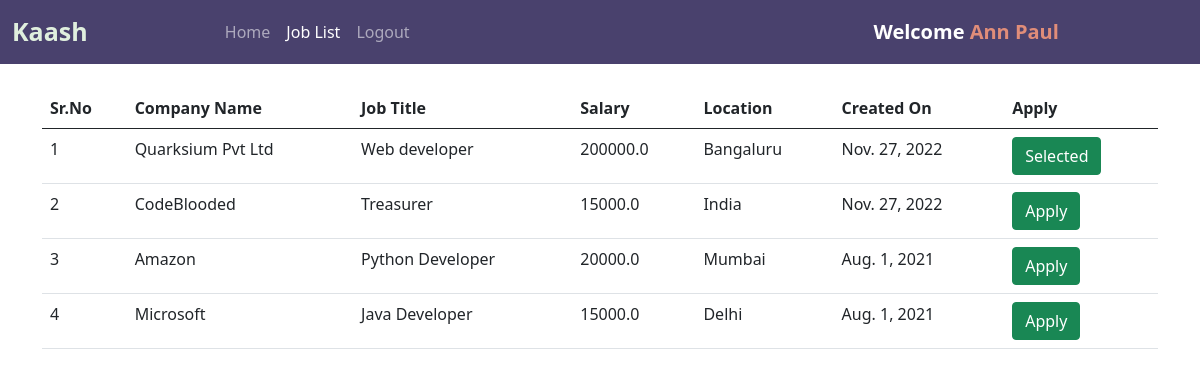
The app's page /all_jobs/ (signed in) with its own data.
### jobs/models.py (models this page shows, shortened)
class Job(models.Model):
    company = models.ForeignKey(Company, on_delete=models.CASCADE)
    start_date = models.DateField()
    end_date = models.DateField()
    title = models.CharField(max_length=200)
    salary = models.FloatField()
    image = models.ImageField(upload_to="")
    description = models.TextField(max_length=400)
    experience = models.CharField(max_length=100)
    location = models.CharField(max_length=100)
    skills = models.CharField(max_length=200)
    creation_date = models.DateField()

class Company(models.Model):
    user = models.ForeignKey(User, on_delete=models.CASCADE)
    phone = models.CharField(max_length=10)
    image = models.ImageField(upload_to="")
    type = models.CharField(max_length=15)
    status = models.CharField(max_length=20)
    company_name = models.CharField(max_length=100)

### jobs/views.py (the view)
# urls.py: path("all_jobs/", views.all_jobs, name="all_jobs"),
def all_jobs(request):
    jobs = Job.objects.all().order_by('-start_date')
    applicant = Applicant.objects.get(user=request.user)
    apply = Application.objects.filter(applicant=applicant, status=0)
    selected = Application.objects.filter(applicant=applicant, status=1)
    rejected = Application.objects.filter(applicant=applicant, status=-1)
    applied_data = []
    for i in apply:
        applied_data.append(i.job.id)
    selected_data = []
    for i in selected:
        selected_data.append(i.job.id)
    rejected_data = []
    for i in rejected:
        rejected_data.append(i.job.id)
    return render(request, "all_jobs.html", {'jobs': jobs, 'applied_data': applied_data, 'selected_data': selected_data, 'rejected_data': rejected_data})

### jobs/templates/all_jobs.html (shortened to what this page needs)
{% extends 'user_navbar.html' %}
{% block job_list %} active {% endblock %}
{% block body %}
<div class="container mt-4">
<table class="table table-hover" id="example">
    <thead>
        <tr>
            <th>Sr.No</th>
            <th>Company Name</th>
            <th>Job Title</th>
            <th>Salary</th>
            <th>Location</th>
            <th>Created On</th>
            <th>Apply</th>
        </tr>
    </thead>
    <tbody>
        {% for job in jobs %}
        <tr>
            <td>{{forloop.counter}}</td>
            <td>{{job.company.company_name}}</td>
            <td>{{job.title}}</td>
            <td>{{job.salary}}</td>
            <td>{{job.location}}</td>
            <td>{{job.creation_date}}</td>
            {% if job.id in applied_data %}
            <td><a class="btn btn-success">Applied</a></td>
            {% elif job.id in selected_data %}
            <td><a class="btn btn-success">Selected</a></td>
            {% elif job.id in rejected_data %}
            <td>Rejected</td>
            {% else %}
            <td><a href="/job_detail/{{job.id}}/" class="btn btn-success">Apply</a></td>
            {% endif %}
        </tr>
        {% endfor %}
    </tbody>
</table>
</div>
{% endblock %}

### jobs/templates/user_navbar.html (shortened to what this page needs)
<!doctype html>
<html lang="en">
<head>
  <link href="https://cdn.jsdelivr.net/npm/bootstrap@5.0.2/dist/css/bootstrap.min.css" rel="stylesheet"
>
  <link rel="stylesheet" href="https://cdnjs.cloudflare.com/ajax/libs/font-awesome/5.15.3/css/all.min.css">
</head>
<body>
  <nav class="navbar navbar-expand-lg navbar-dark sticky-top">
    <div class="container-fluid">
    <a class="navbar-brand" href="/"><span class="head1">Kaash</span></a>
      <div class="container w-75">
        <div class="collapse navbar-collapse" id="navbarSupportedContent">
          <ul class="navbar-nav me-auto mb-2 mb-lg-0">
            <li class="nav-item active">
              <a class="nav-link {% block home %}{% endblock %}" aria-current="page" href="/user_homepage/">Home</a>
            </li>
            <li class="nav-item">
              <a class="nav-link {% block job_list %}{% endblock %}" href="/all_jobs/">Job List</a>
            </li>
            <li class="nav-item">
              <a class="nav-link" href="/logout/">Logout</a>
            </li>
          </ul>
          <a class="navbar-brand ms-auto"
          style="font-weight: bold;" href="#">Welcome <span style = "color: #e08d79ff;">{{request.user.get_full_name}}</span></a>
        </div>
      </div>
      </div>
  </nav>
  {% block body %}
  {% endblock %}
</body>
</html>
</html>

### jobs/templates/user_navbar.html (style rules this page uses)
.navbar { background-color: #49416dff; }
.head1 { color: #e0efdeff; font-size: 25px; font-weight: bold; height: 50px; }

### records on screen
Job: company.company_name "Quarksium Pvt Ltd", title "Web developer", salary "200000.0", location "Bangaluru", creation_date "Nov. 27, 2022", shows "Selected"
Job: company.company_name "CodeBlooded", title "Treasurer", salary "15000.0", location "India", creation_date "Nov. 27, 2022"
Job: company.company_name "Amazon", title "Python Developer", salary "20000.0", location "Mumbai", creation_date "Aug. 1, 2021"
Job: company.company_name "Microsoft", title "Java Developer", salary "15000.0", location "Delhi", creation_date "Aug. 1, 2021"

### other values on screen
{{ request.user.get_full_name }} "Ann Paul"
